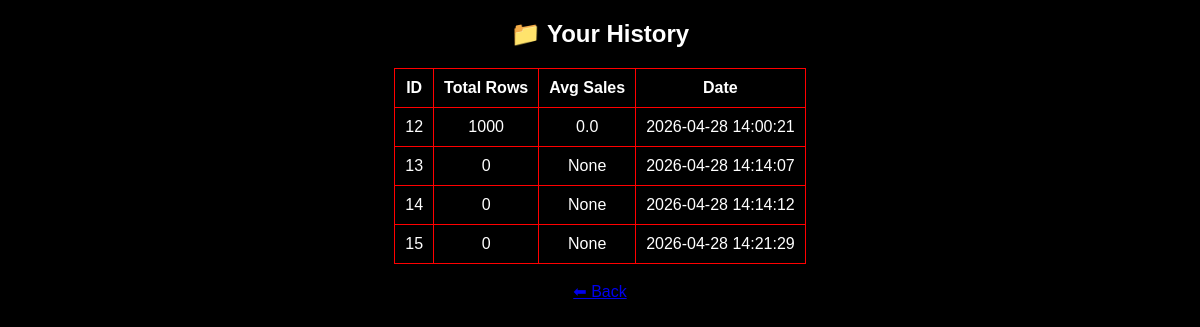
/history (signed in), run on an earlier commit of the app's database.
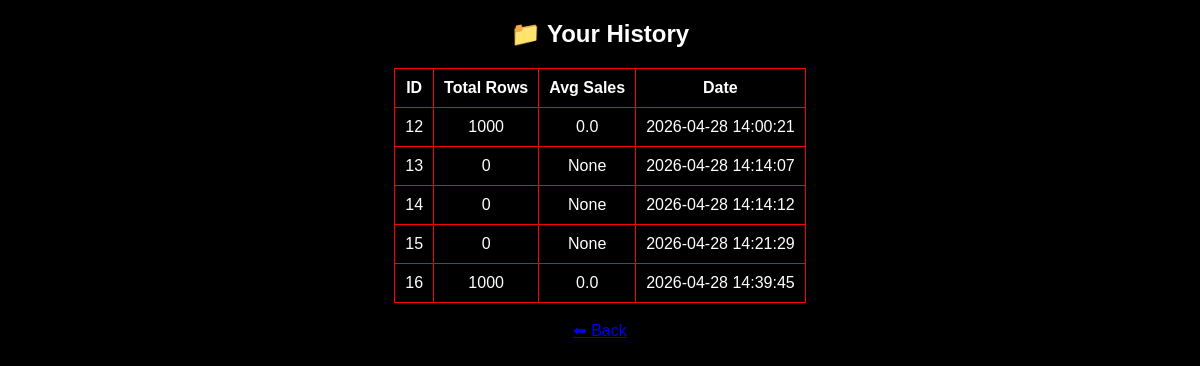
And on a later commit of the database.
### tables this page shows
CREATE TABLE history (
    id INTEGER PRIMARY KEY AUTOINCREMENT,
    username TEXT,
    total_rows INTEGER,
    avg_sales REAL,
    created_at TIMESTAMP DEFAULT CURRENT_TIMESTAMP
);

### app.py (the view)
@app.route('/history')
def history():
    if 'user' not in session:
        return redirect('/login')
    conn = get_db()
    cursor = conn.cursor()
    cursor.execute("SELECT * FROM history WHERE username=?", (session['user'],))
    data = cursor.fetchall()
    conn.close()
    return render_template('history.html', data=data)

### db.py (called while the page is built)
def get_db():
    return sqlite3.connect("database.db")

### templates/history.html (shortened to what this page needs)
<!DOCTYPE html>
<html>
<head>
</head>
<body>
<h2>📁 Your History</h2>
<table>
<tr>
    <th>ID</th>
    <th>Total Rows</th>
    <th>Avg Sales</th>
    <th>Date</th>
</tr>
{% for row in data %}
<tr>
    <td>{{ row[0] }}</td>
    <td>{{ row[2] }}</td>
    <td>{{ row[3] }}</td>
    <td>{{ row[4] }}</td>
</tr>
{% endfor %}
</table>
<br>
<a href="/home">⬅ Back</a>
</body>
</html>

### templates/history.html (style rules this page uses)
body { background:black; color:white; font-family:Arial; text-align:center; }
table { margin:auto; border-collapse: collapse; }
td, th { border:1px solid red; padding:10px; }

What changed in the data, as far as the page shows it:
added history: id "16", total_rows "1000", avg_sales "0.0", created_at "2026-04-28 14:39:45"
